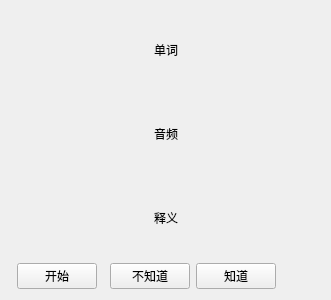
<?xml version="1.0" encoding="UTF-8"?>
<ui version="4.0">
 <class>ReviewTab</class>
 <widget class="QWidget" name="ReviewTab">
  <property name="geometry">
   <rect>
    <x>0</x>
    <y>0</y>
    <width>331</width>
    <height>300</height>
   </rect>
  </property>
  <property name="windowTitle">
   <string>Form</string>
  </property>
  <layout class="QGridLayout" name="gridLayout">
   <item row="2" column="1">
    <layout class="QHBoxLayout" name="horizontalLayout_3">
     <item>
      <spacer name="horizontalSpacer_3">
       <property name="orientation">
        <enum>Qt::Orientation::Horizontal</enum>
       </property>
       <property name="sizeHint" stdset="0">
        <size>
         <width>40</width>
         <height>20</height>
        </size>
       </property>
      </spacer>
     </item>
     <item>
      <widget class="QLabel" name="lblDef">
       <property name="text">
        <string>释义</string>
       </property>
      </widget>
     </item>
     <item>
      <spacer name="horizontalSpacer_9">
       <property name="orientation">
        <enum>Qt::Orientation::Horizontal</enum>
       </property>
       <property name="sizeHint" stdset="0">
        <size>
         <width>40</width>
         <height>20</height>
        </size>
       </property>
      </spacer>
     </item>
    </layout>
   </item>
   <item row="0" column="1">
    <layout class="QHBoxLayout" name="horizontalLayout">
     <item>
      <spacer name="horizontalSpacer">
       <property name="orientation">
        <enum>Qt::Orientation::Horizontal</enum>
       </property>
       <property name="sizeHint" stdset="0">
        <size>
         <width>40</width>
         <height>20</height>
        </size>
       </property>
      </spacer>
     </item>
     <item>
      <widget class="QLabel" name="lblWord">
       <property name="text">
        <string>单词</string>
       </property>
      </widget>
     </item>
     <item>
      <spacer name="horizontalSpacer_7">
       <property name="orientation">
        <enum>Qt::Orientation::Horizontal</enum>
       </property>
       <property name="sizeHint" stdset="0">
        <size>
         <width>40</width>
         <height>20</height>
        </size>
       </property>
      </spacer>
     </item>
    </layout>
   </item>
   <item row="3" column="1">
    <layout class="QHBoxLayout" name="horizontalLayout_4">
     <item>
      <spacer name="horizontalSpacer_4">
       <property name="orientation">
        <enum>Qt::Orientation::Horizontal</enum>
       </property>
       <property name="sizeHint" stdset="0">
        <size>
         <width>40</width>
         <height>20</height>
        </size>
       </property>
      </spacer>
     </item>
     <item>
      <widget class="QPushButton" name="btnStart">
       <property name="text">
        <string>开始</string>
       </property>
      </widget>
     </item>
     <item>
      <spacer name="horizontalSpacer_5">
       <property name="orientation">
        <enum>Qt::Orientation::Horizontal</enum>
       </property>
       <property name="sizeHint" stdset="0">
        <size>
         <width>40</width>
         <height>20</height>
        </size>
       </property>
      </spacer>
     </item>
     <item>
      <widget class="QPushButton" name="btnDontKnow">
       <property name="text">
        <string>不知道</string>
       </property>
      </widget>
     </item>
     <item>
      <widget class="QPushButton" name="btnGotIt">
       <property name="text">
        <string>知道</string>
       </property>
      </widget>
     </item>
     <item>
      <spacer name="horizontalSpacer_6">
       <property name="orientation">
        <enum>Qt::Orientation::Horizontal</enum>
       </property>
       <property name="sizeHint" stdset="0">
        <size>
         <width>78</width>
         <height>20</height>
        </size>
       </property>
      </spacer>
     </item>
    </layout>
   </item>
   <item row="1" column="1">
    <layout class="QHBoxLayout" name="horizontalLayout_2">
     <item>
      <spacer name="horizontalSpacer_2">
       <property name="orientation">
        <enum>Qt::Orientation::Horizontal</enum>
       </property>
       <property name="sizeHint" stdset="0">
        <size>
         <width>40</width>
         <height>20</height>
        </size>
       </property>
      </spacer>
     </item>
     <item>
      <widget class="QLabel" name="lblPhonetic">
       <property name="text">
        <string>音频</string>
       </property>
      </widget>
     </item>
     <item>
      <spacer name="horizontalSpacer_8">
       <property name="orientation">
        <enum>Qt::Orientation::Horizontal</enum>
       </property>
       <property name="sizeHint" stdset="0">
        <size>
         <width>40</width>
         <height>20</height>
        </size>
       </property>
      </spacer>
     </item>
    </layout>
   </item>
  </layout>
 </widget>
 <resources/>
 <connections/>
</ui>
